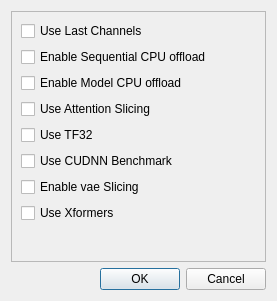
<?xml version="1.0" encoding="UTF-8"?>
<ui version="4.0">
 <class>Dialog</class>
 <widget class="QDialog" name="Dialog">
  <property name="geometry">
   <rect>
    <x>0</x>
    <y>0</y>
    <width>277</width>
    <height>301</height>
   </rect>
  </property>
  <property name="windowTitle">
   <string>Advanced Settings</string>
  </property>
  <layout class="QGridLayout" name="gridLayout">
   <item row="0" column="0">
    <widget class="QFrame" name="frame">
     <property name="frameShape">
      <enum>QFrame::StyledPanel</enum>
     </property>
     <property name="frameShadow">
      <enum>QFrame::Raised</enum>
     </property>
     <layout class="QFormLayout" name="formLayout">
      <item row="0" column="0">
       <widget class="QCheckBox" name="use_lastchannels">
        <property name="text">
         <string>Use Last Channels</string>
        </property>
       </widget>
      </item>
      <item row="1" column="0">
       <widget class="QCheckBox" name="use_enable_sequential_cpu_offload">
        <property name="text">
         <string>Enable Sequential CPU offload</string>
        </property>
       </widget>
      </item>
      <item row="2" column="0">
       <widget class="QCheckBox" name="enable_model_cpu_offload">
        <property name="text">
         <string>Enable Model CPU offload</string>
        </property>
       </widget>
      </item>
      <item row="3" column="0">
       <widget class="QCheckBox" name="use_attention_slicing">
        <property name="text">
         <string>Use Attention Slicing</string>
        </property>
       </widget>
      </item>
      <item row="4" column="0">
       <widget class="QCheckBox" name="use_tf32">
        <property name="text">
         <string>Use TF32</string>
        </property>
       </widget>
      </item>
      <item row="5" column="0">
       <widget class="QCheckBox" name="use_cudnn_benchmark">
        <property name="text">
         <string>Use CUDNN Benchmark</string>
        </property>
       </widget>
      </item>
      <item row="6" column="0">
       <widget class="QCheckBox" name="use_enable_vae_slicing">
        <property name="text">
         <string>Enable vae Slicing</string>
        </property>
       </widget>
      </item>
      <item row="7" column="0">
       <widget class="QCheckBox" name="use_xformers">
        <property name="text">
         <string>Use Xformers</string>
        </property>
       </widget>
      </item>
     </layout>
    </widget>
   </item>
   <item row="1" column="0">
    <widget class="QDialogButtonBox" name="buttonBox">
     <property name="orientation">
      <enum>Qt::Horizontal</enum>
     </property>
     <property name="standardButtons">
      <set>QDialogButtonBox::Cancel|QDialogButtonBox::Ok</set>
     </property>
    </widget>
   </item>
  </layout>
 </widget>
 <resources/>
 <connections>
  <connection>
   <sender>buttonBox</sender>
   <signal>accepted()</signal>
   <receiver>Dialog</receiver>
   <slot>accept()</slot>
   <hints>
    <hint type="sourcelabel">
     <x>248</x>
     <y>254</y>
    </hint>
    <hint type="destinationlabel">
     <x>157</x>
     <y>274</y>
    </hint>
   </hints>
  </connection>
  <connection>
   <sender>buttonBox</sender>
   <signal>rejected()</signal>
   <receiver>Dialog</receiver>
   <slot>reject()</slot>
   <hints>
    <hint type="sourcelabel">
     <x>316</x>
     <y>260</y>
    </hint>
    <hint type="destinationlabel">
     <x>286</x>
     <y>274</y>
    </hint>
   </hints>
  </connection>
 </connections>
</ui>
